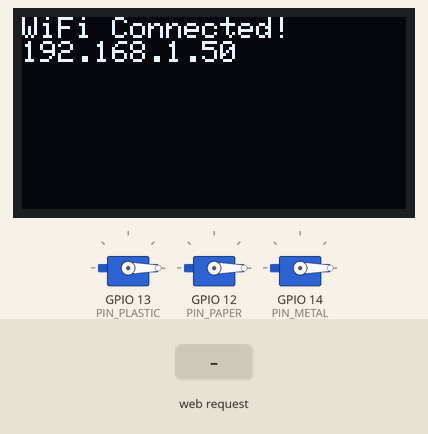
The sketch below on a simulated ESP32. Shown: 128×64 one-colour display, 3 × servo. Inputs (shaded band) come from the test bench. WiFi joins after 1.5 s; servers stay silent unless stated; what the sketch prints to the serial monitor is not drawn.

Above: at 1.59 s.
At 2.8 s:
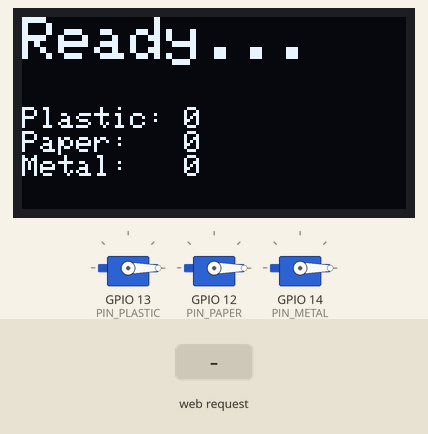
2.9 s: HTTP request GET /open/plastic received
At 3.8 s:
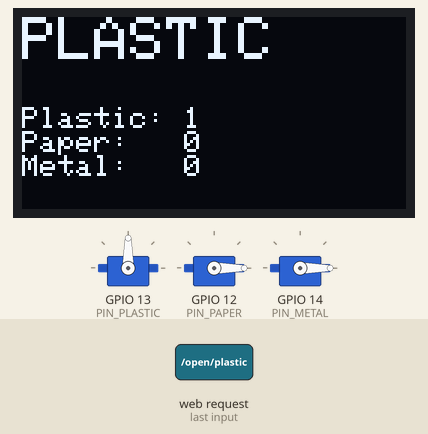
Timing chart, 0 to 9.9 s (numbered marks = the images above; inputs shaded):
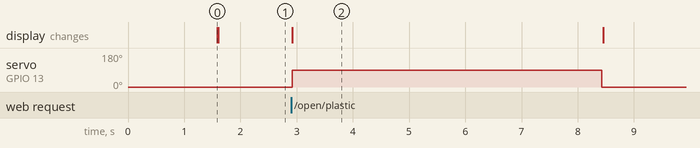

Measured:
- after the input at 2.9 s, servo on GPIO 13 (PIN_PLASTIC): 0° → 90° at once, → 0° 5.5 s later; the display: first differs from a run without the input at once (image 2)

The sketch:

For_servo.ino
```cpp
#include <WiFi.h>
#include <WebServer.h>
#include <ESP32Servo.h>
#include <Wire.h>
#include <Adafruit_GFX.h>
#include <Adafruit_SSD1306.h>

#define SCREEN_WIDTH 128
#define SCREEN_HEIGHT 64
Adafruit_SSD1306 display(SCREEN_WIDTH, SCREEN_HEIGHT, &Wire, -1);

const char* ssid     = "POCO X4 Pro 5G";
const char* password = "Raiyan1234";

WebServer server(8080);

Servo servo_plastic, servo_paper, servo_metal;
#define PIN_PLASTIC 13
#define PIN_PAPER   12
#define PIN_METAL   14

int count_plastic = 0;
int count_paper   = 0;
int count_metal   = 0;

void showDisplay(String category, int p, int pa, int m) {
  display.clearDisplay();
  display.setTextSize(2);
  display.setTextColor(WHITE);
  display.setCursor(0, 0);
  display.println(category);
  display.setTextSize(1);
  display.setCursor(0, 30);
  display.println("Plastic: " + String(p));
  display.println("Paper:   " + String(pa));
  display.println("Metal:   " + String(m));
  display.display();
}

void openBin(Servo &s, String name, int &count) {
  count++;
  showDisplay(name, count_plastic, count_paper, count_metal);
  s.write(90);
  delay(5500);
  s.write(0);
  showDisplay("Ready...", count_plastic, count_paper, count_metal);
}

void setup() {
  Serial.begin(115200);

  Wire.begin(21, 22);
  if (!display.begin(SSD1306_SWITCHCAPVCC, 0x3C)) {
    Serial.println("OLED not found!");
  }
  display.clearDisplay();
  display.setTextSize(1);
  display.setTextColor(WHITE);
  display.setCursor(0, 0);
  display.println("Connecting WiFi...");
  display.display();

  servo_plastic.attach(PIN_PLASTIC);
  servo_paper.attach(PIN_PAPER);
  servo_metal.attach(PIN_METAL);
  servo_plastic.write(0);
  servo_paper.write(0);
  servo_metal.write(0);

  WiFi.begin(ssid, password);
  while (WiFi.status() != WL_CONNECTED) {
    delay(500); Serial.print(".");
  }

  display.clearDisplay();
  display.setCursor(0, 0);
  display.println("WiFi Connected!");
  display.println(WiFi.localIP().toString());
  display.display();

  Serial.println("\nIP: " + WiFi.localIP().toString());

  server.on("/open/plastic", []() { openBin(servo_plastic, "PLASTIC", count_plastic); server.send(200, "text/plain", "OK"); });
  server.on("/open/paper",   []() { openBin(servo_paper,   "PAPER",   count_paper);   server.send(200, "text/plain", "OK"); });
  server.on("/open/metal",   []() { openBin(servo_metal,   "METAL",   count_metal);   server.send(200, "text/plain", "OK"); });

  server.begin();
  showDisplay("Ready...", 0, 0, 0);
}

void loop() {
  server.handleClient();
}
```
